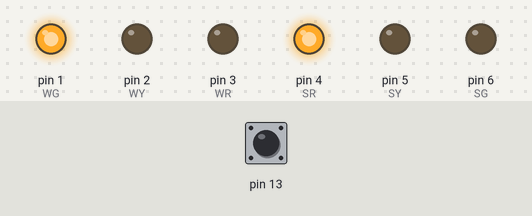
A sketch run on a simulated Arduino Uno, built with avr-gcc and run on an emulated ATmega328P. Parts: output pins drawn as LEDs (lit = HIGH). The test bench sets the inputs (shaded band); at power-on: pin 13 LOW.

Above: at 1.2 s.
1.3 s: pin 13 pulsed HIGH 2 times (0.12 s each, 0.3 s apart)
At 4.9 s:
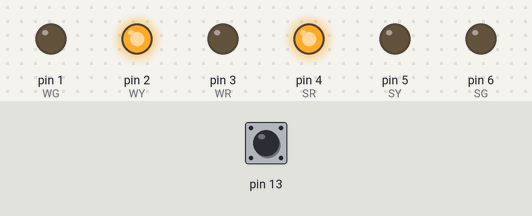
At 7.9 s:
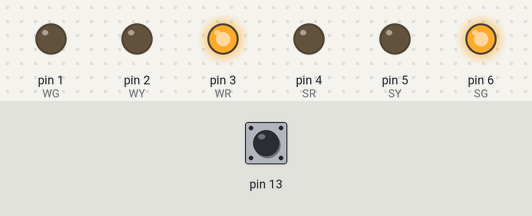
Timing chart, 0 to 15.6 s (numbered marks = the images above; inputs shaded):
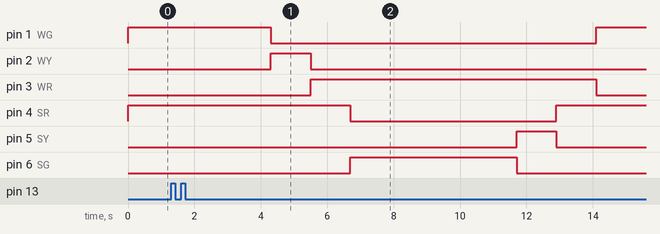

Measured:
- after the input at 1.3 s, pin 1 (WG): HIGH → LOW after 3.0 s, → HIGH 9.8 s later; pin 2 (WY): LOW → HIGH after 3.0 s, → LOW 1.2 s later; pin 3 (WR): LOW → HIGH after 4.2 s, → LOW 8.6 s later; pin 4 (SR): HIGH → LOW after 5.4 s, → HIGH 6.2 s later; pin 5 (SY): LOW → HIGH after 10.4 s, → LOW 1.2 s later

The sketch:

Traffic_light.ino
```cpp
int S = 0;
int WR = 3;
int WY = 2;
int WG = 1;

int SR = 4;
int SY = 5;
int SG = 6;

void setup() {
  pinMode(13, INPUT);
  pinMode(WR, OUTPUT);
  pinMode(WY, OUTPUT);
  pinMode(WG, OUTPUT);

  pinMode(SR, OUTPUT);
  pinMode(SY, OUTPUT);
  pinMode(SG, OUTPUT);
}
void loop() {

  digitalWrite(SR, HIGH);
  digitalWrite(WG, HIGH);

 S = digitalRead(13);
 if(S == HIGH){

  delay(3000);
  digitalWrite(SR, 1);
  digitalWrite(WG, 0);
  digitalWrite(WY, 1);
  delay(1200);

  digitalWrite(SR, 1);
  digitalWrite(WY, 0);
  digitalWrite(WR, 1);
  delay(1200);

  digitalWrite(SR, 0);
  digitalWrite(SG, 1);
  digitalWrite(WY, 0);
  digitalWrite(WR, 1);
  delay(5000);

  digitalWrite(SR, 0);
  digitalWrite(SG, 0);
  digitalWrite(SY, 1);
  digitalWrite(WR, 1);
  delay(1200);

  digitalWrite(SR, 1);
  digitalWrite(WY, 0);
  digitalWrite(SY, 0);
  digitalWrite(WR, 1);
  delay(1200);

  digitalWrite(SY, 0);
  digitalWrite(WR, 0);
 }
 }
```
